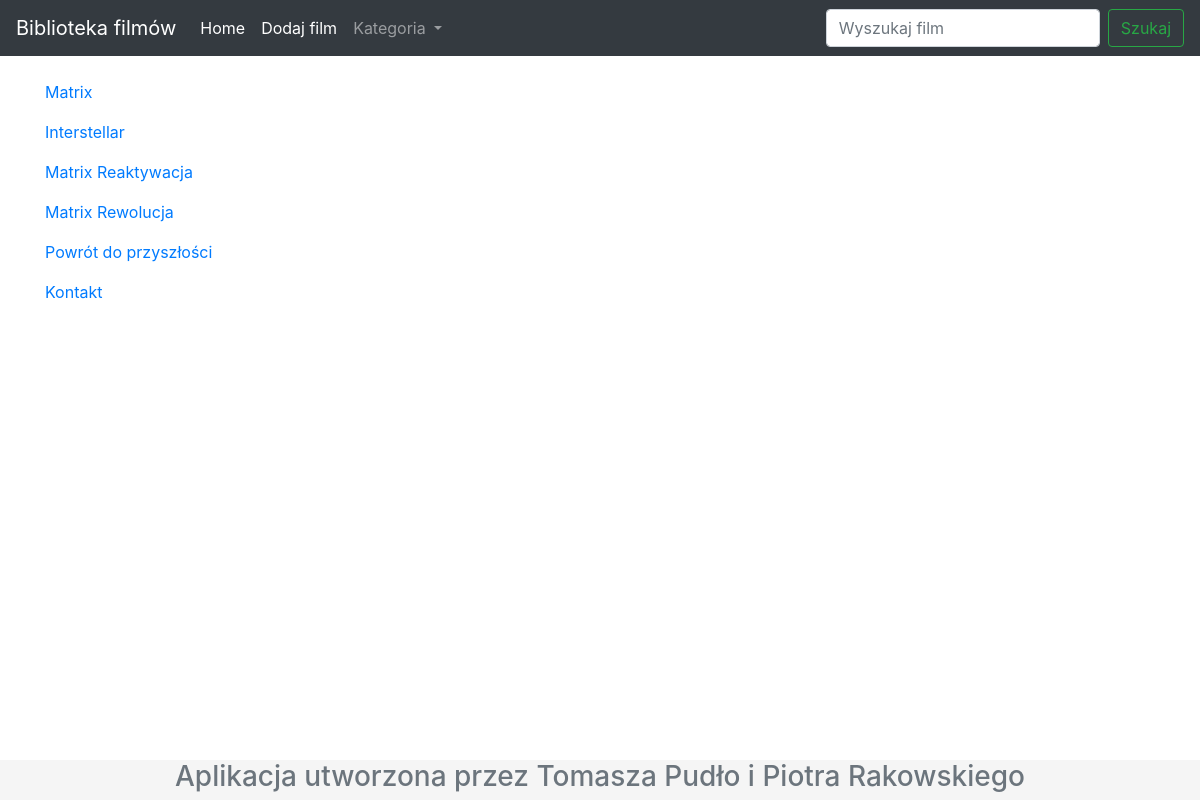
The page /gatunek/3/ on the database as committed earlier.
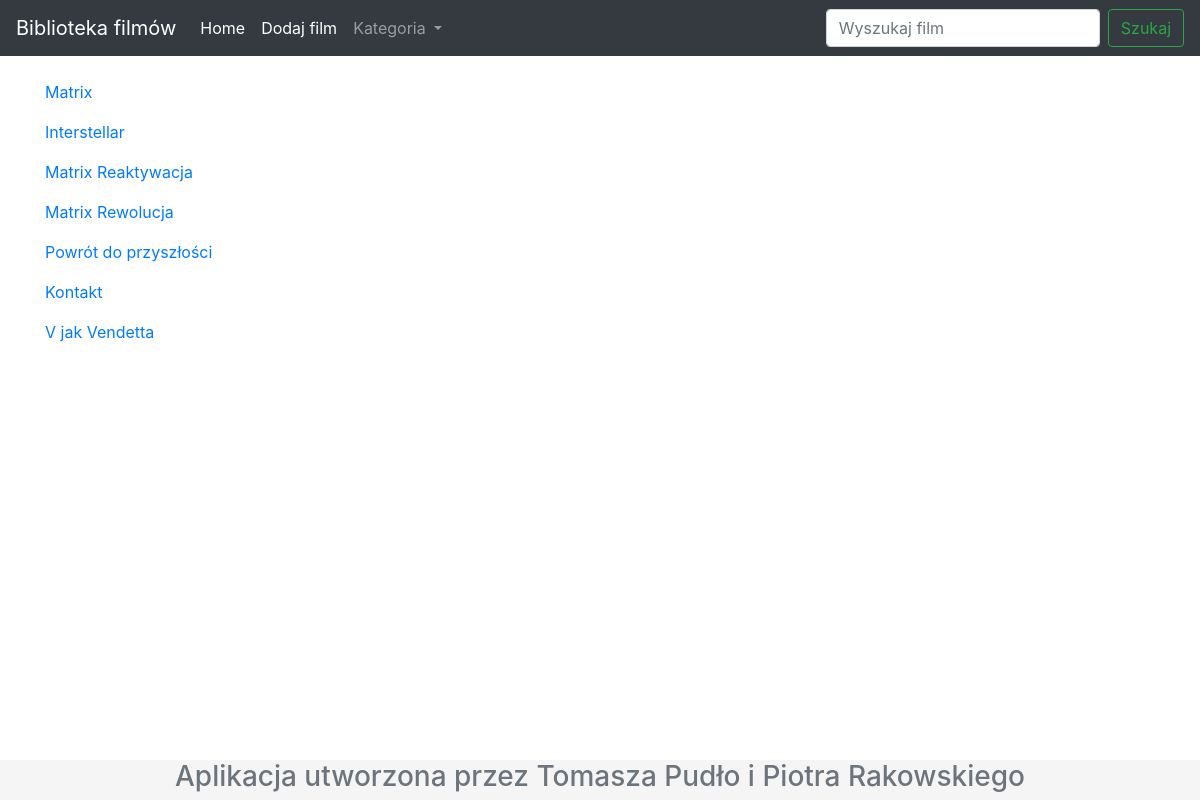
The same page on the database as committed later.
### Filmy/models.py (models this page shows, shortened)
class Filmy(models.Model):
    tytul = models.CharField(max_length=100)
    opis = models.TextField(blank=True)
    rok_produkcji = models.DecimalField(max_digits=4, decimal_places=0)
    ocena = models.DecimalField(max_digits=2, decimal_places=1)
    rezyser = models.ForeignKey(Rezyser, on_delete=models.CASCADE, null=True)
    gatunek = models.ManyToManyField(Gatunek)
    class Meta:
        verbose_name = "Filmy"
        verbose_name_plural = "Filmy"

### Filmy/views.py (the view)
# urls.py: path('gatunek/<id>/', gatunek, name='gatunek'),
def gatunek(request, id):
    gatunek_user = Gatunek.objects.get(pk=id)
    gatunek_film = Filmy.objects.filter(gatunek = gatunek_user)
    gatunki = Gatunek.objects.all()
    dane = {'gatunek_user': gatunek_user,
            'gatunek_film': gatunek_film,
            'gatunki': gatunki}
    return render(request, 'gatunek_film.html', dane)

### Filmy/templates/gatunek_film.html (shortened to what this page needs)
{% extends 'szablon.html' %}
{% load static %}
{% block content %}
    {% if gatunek_film %}
        {% for film in gatunek_film %}
        <p><a href = "/film/{{ film.id }}/"> {{ film.tytul }} </a> </p>
        {% endfor %}
    {% endif %}
{% endblock content %}

Rows that differ between the two databases and show on the page:
added Filmy: tytul "V jak Vendetta"
